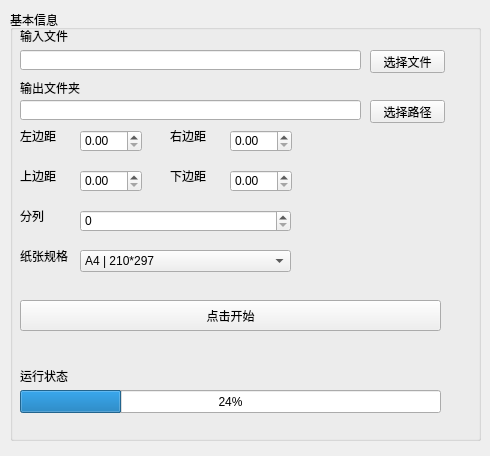
<?xml version="1.0" encoding="UTF-8"?>
<ui version="4.0">
 <class>Form</class>
 <widget class="QWidget" name="Form">
  <property name="geometry">
   <rect>
    <x>0</x>
    <y>0</y>
    <width>490</width>
    <height>456</height>
   </rect>
  </property>
  <property name="windowTitle">
   <string>Form</string>
  </property>
  <property name="styleSheet">
   <string notr="true"/>
  </property>
  <widget class="QGroupBox" name="groupBox">
   <property name="geometry">
    <rect>
     <x>10</x>
     <y>10</y>
     <width>471</width>
     <height>431</height>
    </rect>
   </property>
   <property name="title">
    <string>基本信息</string>
   </property>
   <widget class="QPushButton" name="input_btn">
    <property name="geometry">
     <rect>
      <x>360</x>
      <y>40</y>
      <width>75</width>
      <height>23</height>
     </rect>
    </property>
    <property name="contextMenuPolicy">
     <enum>Qt::DefaultContextMenu</enum>
    </property>
    <property name="text">
     <string>选择文件</string>
    </property>
    <property name="default">
     <bool>false</bool>
    </property>
   </widget>
   <widget class="QPushButton" name="output_btn">
    <property name="geometry">
     <rect>
      <x>360</x>
      <y>90</y>
      <width>75</width>
      <height>23</height>
     </rect>
    </property>
    <property name="text">
     <string>选择路径</string>
    </property>
   </widget>
   <widget class="QDoubleSpinBox" name="doubleSpinBox">
    <property name="geometry">
     <rect>
      <x>70</x>
      <y>120</y>
      <width>62</width>
      <height>22</height>
     </rect>
    </property>
   </widget>
   <widget class="QLabel" name="grayLabel">
    <property name="geometry">
     <rect>
      <x>10</x>
      <y>20</y>
      <width>54</width>
      <height>12</height>
     </rect>
    </property>
    <property name="text">
     <string>输入文件</string>
    </property>
   </widget>
   <widget class="QLabel" name="grayLabel_2">
    <property name="geometry">
     <rect>
      <x>10</x>
      <y>70</y>
      <width>71</width>
      <height>16</height>
     </rect>
    </property>
    <property name="text">
     <string>输出文件夹</string>
    </property>
   </widget>
   <widget class="QLabel" name="grayLabel_3">
    <property name="geometry">
     <rect>
      <x>10</x>
      <y>120</y>
      <width>54</width>
      <height>12</height>
     </rect>
    </property>
    <property name="text">
     <string>左边距</string>
    </property>
   </widget>
   <widget class="QLabel" name="grayLabel_4">
    <property name="geometry">
     <rect>
      <x>160</x>
      <y>120</y>
      <width>54</width>
      <height>12</height>
     </rect>
    </property>
    <property name="text">
     <string>右边距</string>
    </property>
   </widget>
   <widget class="QDoubleSpinBox" name="doubleSpinBox_2">
    <property name="geometry">
     <rect>
      <x>220</x>
      <y>120</y>
      <width>62</width>
      <height>22</height>
     </rect>
    </property>
   </widget>
   <widget class="QLabel" name="grayLabel_6">
    <property name="geometry">
     <rect>
      <x>10</x>
      <y>160</y>
      <width>54</width>
      <height>12</height>
     </rect>
    </property>
    <property name="text">
     <string>上边距</string>
    </property>
   </widget>
   <widget class="QDoubleSpinBox" name="doubleSpinBox_3">
    <property name="geometry">
     <rect>
      <x>70</x>
      <y>160</y>
      <width>62</width>
      <height>22</height>
     </rect>
    </property>
   </widget>
   <widget class="QLabel" name="grayLabel_5">
    <property name="geometry">
     <rect>
      <x>160</x>
      <y>160</y>
      <width>54</width>
      <height>12</height>
     </rect>
    </property>
    <property name="text">
     <string>下边距</string>
    </property>
   </widget>
   <widget class="QDoubleSpinBox" name="doubleSpinBox_4">
    <property name="geometry">
     <rect>
      <x>220</x>
      <y>160</y>
      <width>62</width>
      <height>22</height>
     </rect>
    </property>
   </widget>
   <widget class="QSpinBox" name="spinBox">
    <property name="geometry">
     <rect>
      <x>70</x>
      <y>200</y>
      <width>211</width>
      <height>22</height>
     </rect>
    </property>
   </widget>
   <widget class="QLabel" name="grayLabel_7">
    <property name="geometry">
     <rect>
      <x>10</x>
      <y>200</y>
      <width>54</width>
      <height>12</height>
     </rect>
    </property>
    <property name="text">
     <string>分列</string>
    </property>
   </widget>
   <widget class="QLineEdit" name="input_box">
    <property name="geometry">
     <rect>
      <x>10</x>
      <y>40</y>
      <width>341</width>
      <height>20</height>
     </rect>
    </property>
   </widget>
   <widget class="QLineEdit" name="output_box">
    <property name="geometry">
     <rect>
      <x>10</x>
      <y>90</y>
      <width>341</width>
      <height>20</height>
     </rect>
    </property>
   </widget>
   <widget class="QComboBox" name="comboBox">
    <property name="geometry">
     <rect>
      <x>70</x>
      <y>240</y>
      <width>211</width>
      <height>22</height>
     </rect>
    </property>
    <item>
     <property name="text">
      <string>A4 | 210*297</string>
     </property>
    </item>
    <item>
     <property name="text">
      <string>16开 | 185*260</string>
     </property>
    </item>
   </widget>
   <widget class="QLabel" name="grayLabel_8">
    <property name="geometry">
     <rect>
      <x>10</x>
      <y>240</y>
      <width>54</width>
      <height>12</height>
     </rect>
    </property>
    <property name="text">
     <string>纸张规格</string>
    </property>
   </widget>
   <widget class="QPushButton" name="submit_btn">
    <property name="geometry">
     <rect>
      <x>10</x>
      <y>290</y>
      <width>421</width>
      <height>31</height>
     </rect>
    </property>
    <property name="text">
     <string>点击开始</string>
    </property>
   </widget>
   <widget class="QProgressBar" name="progressBar">
    <property name="geometry">
     <rect>
      <x>10</x>
      <y>380</y>
      <width>421</width>
      <height>23</height>
     </rect>
    </property>
    <property name="value">
     <number>24</number>
    </property>
   </widget>
   <widget class="QLabel" name="label_9">
    <property name="geometry">
     <rect>
      <x>10</x>
      <y>360</y>
      <width>54</width>
      <height>12</height>
     </rect>
    </property>
    <property name="text">
     <string>运行状态</string>
    </property>
   </widget>
  </widget>
 </widget>
 <resources/>
 <connections>
  <connection>
   <sender>input_btn</sender>
   <signal>clicked()</signal>
   <receiver>Form</receiver>
   <slot>inputSelect()</slot>
   <hints>
    <hint type="sourcelabel">
     <x>410</x>
     <y>52</y>
    </hint>
    <hint type="destinationlabel">
     <x>493</x>
     <y>94</y>
    </hint>
   </hints>
  </connection>
  <connection>
   <sender>output_btn</sender>
   <signal>clicked()</signal>
   <receiver>Form</receiver>
   <slot>outputSelect()</slot>
   <hints>
    <hint type="sourcelabel">
     <x>400</x>
     <y>105</y>
    </hint>
    <hint type="destinationlabel">
     <x>497</x>
     <y>143</y>
    </hint>
   </hints>
  </connection>
  <connection>
   <sender>submit_btn</sender>
   <signal>clicked()</signal>
   <receiver>Form</receiver>
   <slot>start()</slot>
   <hints>
    <hint type="sourcelabel">
     <x>263</x>
     <y>313</y>
    </hint>
    <hint type="destinationlabel">
     <x>494</x>
     <y>337</y>
    </hint>
   </hints>
  </connection>
 </connections>
 <slots>
  <slot>inputSelect()</slot>
  <slot>outputSelect()</slot>
  <slot>start()</slot>
 </slots>
</ui>
